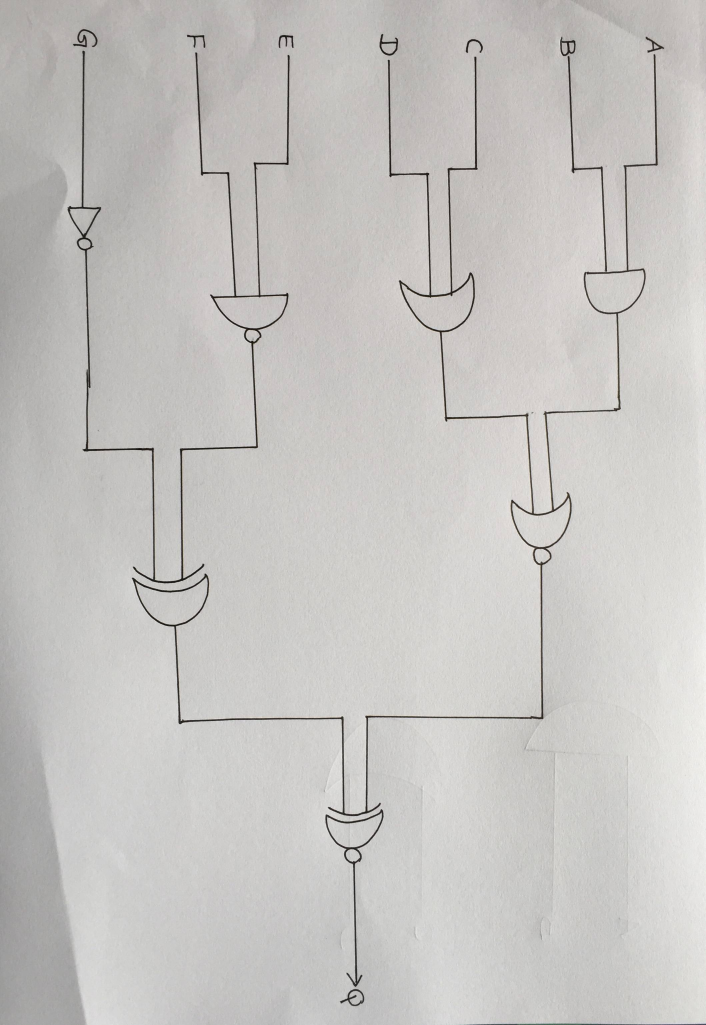
#> input picture 58491136-segment-logic-gates/1.jpg, 2118 x 3075 px (shown at 1/3 size)
$ python segment_logic_gates.py
#> lines starting #> are read from the running program, lines starting #| are printed output that depends on the picture; after the words box and inside, x2 and y2 are one past the last pixel; in counts of white or black regions, pixels touching at a corner belong together
import cv2
import numpy as np

# Grayscale + Otsu's threshold
image = cv2.imread('1.jpg')
#> image is the input picture: shape (3075, 2118, 3); mean B, G, R 194.2, 196.6, 198.4
original = image.copy()
mask = np.zeros(image.shape, dtype=np.uint8)
gray = cv2.cvtColor(image, cv2.COLOR_BGR2GRAY)
thresh = cv2.threshold(gray, 0, 255, cv2.THRESH_BINARY_INV + cv2.THRESH_OTSU)[1]
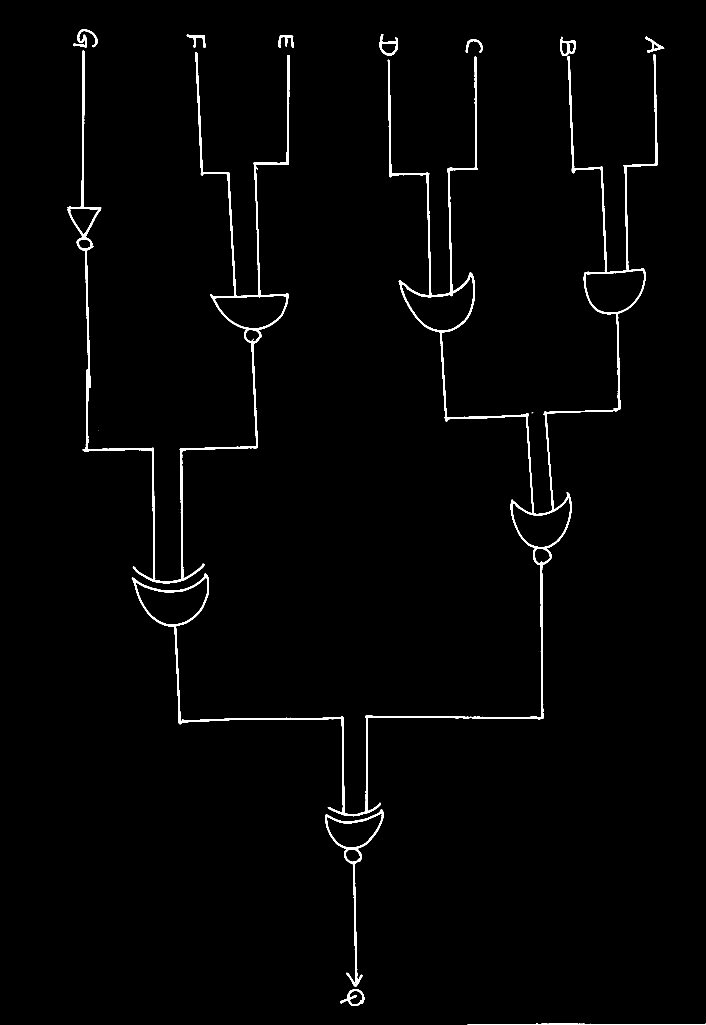
#> thresh: shape (3075, 2118) (shown at 1/3 size); 1.4% white; 16 white regions (4 under 20 px), largest, box (x1, y1, x2, y2) and area: (395, 163, 1973, 2449) 48395, (202, 152, 869, 1750) 29004, (976, 2428, 1151, 2961) 5443

# Find lines
minLineLength = 10
maxLineGap = 150
lines = cv2.HoughLinesP(thresh,1,np.pi/180,100,minLineLength,maxLineGap)
#> lines = 111 rows, first 6: [259, 745, 266, 1160], [1431, 3073, 1927, 3073], [248, 197, 251, 425], [250, 152, 252, 318], [1404, 3074, 2117, 3074], [1097, 2152, 1263, 2149]
for line in lines:
    for x1,y1,x2,y2 in line:
        cv2.line(thresh,(x1,y1),(x2,y2),(0,0,0),5)
#> this loop made 111 passes
#> line on passes 1 to 12: [[259, 745, 266, 1160]], [[1431, 3073, 1927, 3073]], [[248, 197, 251, 425]], [[250, 152, 252, 318]], [[1404, 3074, 2117, 3074]], [[1097, 2152, 1263, 2149]], [[1175, 2152, 1629, 2152]], [[247, 311, 250, 514]], [[1626, 2151, 1626, 1720]], [[544, 1742, 544, 1345]], [[247, 377, 250, 583]], [[694, 2155, 1029, 2155]]
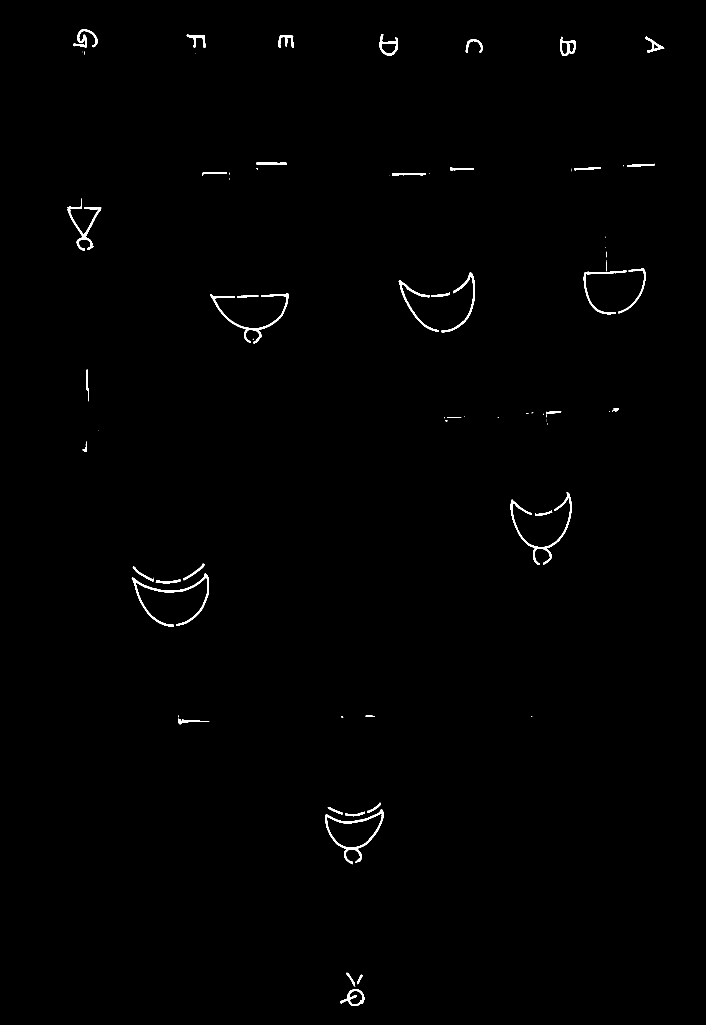
#> thresh: shape (3075, 2118) (shown at 1/3 size); 0.54% white; 77 white regions (35 under 20 px), largest, box (x1, y1, x2, y2) and area: (395, 1721, 627, 1880) 3326, (1532, 1476, 1715, 1695) 3253, (976, 2428, 1151, 2593) 3142

# Morphological operations to clean image
kernel = cv2.getStructuringElement(cv2.MORPH_ELLIPSE, (9,9))
close  = cv2.morphologyEx(thresh, cv2.MORPH_CLOSE, kernel, iterations=3)
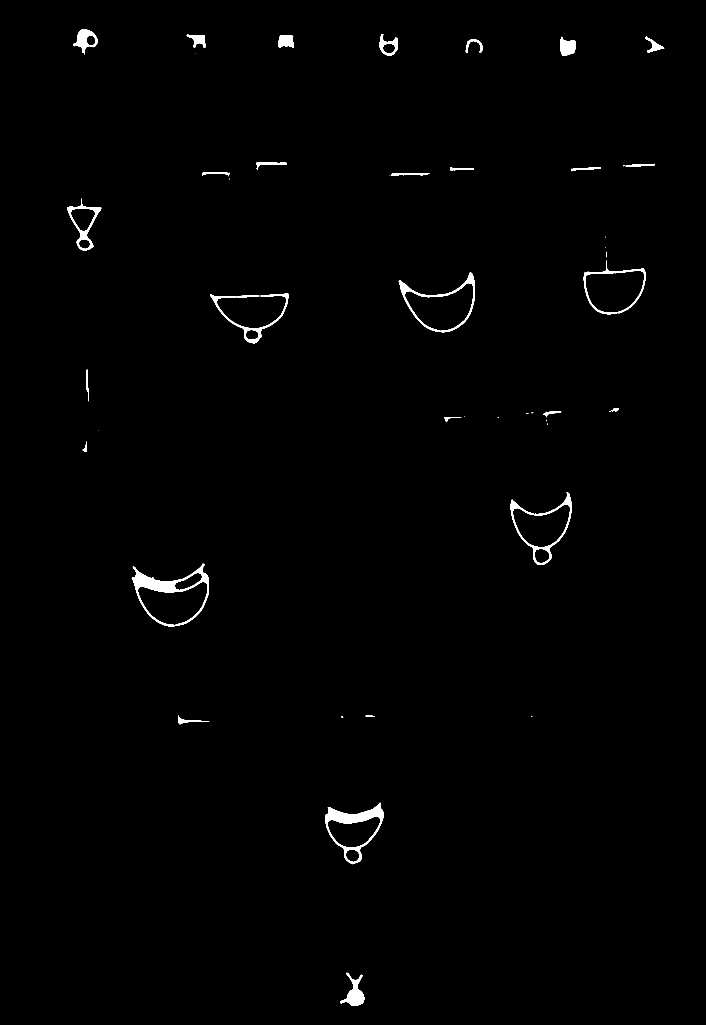
#> close: shape (3075, 2118) (shown at 1/3 size); 0.78% white; 45 white regions (17 under 20 px)
cnts = cv2.findContours(close, cv2.RETR_EXTERNAL, cv2.CHAIN_APPROX_SIMPLE)
#> cnts = 45 contours, 17 with area under 20; largest, box (x1, y1, x2, y2) and area: (395, 1691, 627, 1880) 26591, (1196, 817, 1425, 997) 21362, (1751, 781, 1937, 943) 19588, (1532, 1476, 1715, 1695) 19386, (976, 2408, 1151, 2593) 17564
cnts = cnts[0] if len(cnts) == 2 else cnts[1]

# Contour filtering and ROI extraction
ROI_number = 0
for c in cnts:
    area = cv2.contourArea(c)
    if area > 3000:
        x,y,w,h = cv2.boundingRect(c)
        ROI = original[y:y+h,x:x+w]
        cv2.imwrite('ROI_{}.png'.format(ROI_number), ROI)
        cv2.rectangle(image, (x, y), (x+w, y+h), (36, 255, 12), 8)
        ROI_number += 1
#> this loop made 45 passes
#> (area, x, y, w, h) on passes 2, 7, 8, 21, 22, 23, 27: (17564, 976, 2408, 175, 185), (26591, 395, 1691, 232, 189), (19385.5, 1532, 1476, 183, 219), (4181, 630, 879, 235, 152), (21361.5, 1196, 817, 229, 180), (19587.5, 1751, 781, 186, 162), (6826.5, 202, 595, 102, 158)
#> area on passes 1, 5, 6, 9, 14, 18: 2789, 20.5, 448.5, 106.5, 119, 251
#> pass 2, `ROI = original[y:y+h,x:x+w]`:
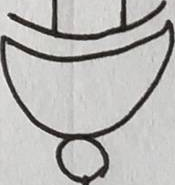
#> ROI: shape (185, 175, 3); mean B, G, R 181.1, 183.2, 184.1
#> after the loop, ROI_number = 7

cv2.imwrite('thresh.png', thresh)
cv2.imwrite('close.png', close)
cv2.imwrite('image.png', image)
